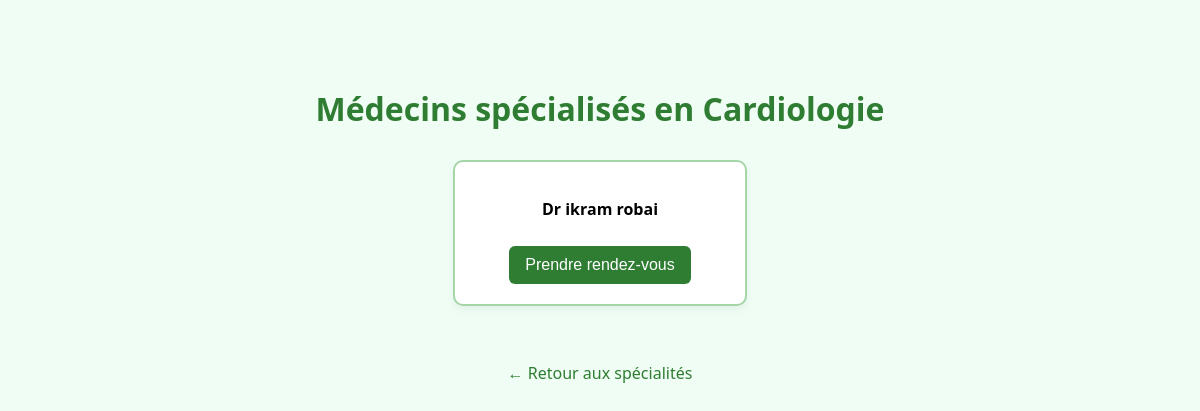
Page /core/medecins/specialite/Cardiologie/ on the committed database.
### core/models.py (models this page shows, shortened)
class Utilisateur(AbstractUser):
    telephone = models.CharField(max_length=20)
    adresse = models.CharField(max_length=255)
    cin = models.CharField(max_length=20)
    ville = models.CharField(max_length=100)
    genre = models.CharField(max_length=1, choices=GENRE_CHOICES)

class Medecin(Utilisateur):
    specialite = models.CharField(max_length=100)
    class Meta:
        verbose_name = "Médecin"
        verbose_name_plural = "Médecins"

class Utilisateur(AbstractUser):
    telephone = models.CharField(max_length=20)
    adresse = models.CharField(max_length=255)
    cin = models.CharField(max_length=20)
    ville = models.CharField(max_length=100)
    genre = models.CharField(max_length=1, choices=GENRE_CHOICES)

### core/views.py (the view)
# urls.py: path('medecins/specialite/<str:specialite>/', views.medecins_par_specialite, name='medecins_par_specialite'),
def medecins_par_specialite(request, specialite):
    medecins = Medecin.objects.filter(specialite=specialite)
    return render(request, 'core/filtre_par_specialite.html', {
        'specialite': specialite,
        'medecins': medecins
    })

### core/templates/core/filtre_par_specialite.html (shortened to what this page needs)
<div class="container">
  <h2>Médecins spécialisés en {{ specialite }}</h2>
  {% if medecins %}
    <div class="medecin-grid">
      {% for medecin in medecins %}
        <form method="get" action="{% url 'prendre_rendez_vous' medecin.id %}">
          <div class="medecin-card">
            <p><strong>Dr {{ medecin.first_name }} {{ medecin.last_name }}</strong></p>
            <button type="submit">Prendre rendez-vous</button>
          </div>
        </form>
      {% endfor %}
    </div>
  {% else %}
    <p class="no-medecin">Aucun médecin trouvé pour cette spécialité.</p>
  {% endif %}
  <a href="{% url 'specialites' %}" class="back-link">← Retour aux spécialités</a>
</div>

### core/templates/core/filtre_par_specialite.html (style rules this page uses)
.container { max-width: 1000px; margin: 40px auto; padding: 20px; text-align: center; }
h2 { font-size: 32px; color: #2e7d32; margin-bottom: 30px; }
.medecin-grid { display: flex; flex-wrap: wrap; justify-content: center; gap: 20px; }
.medecin-card { background-color: white; border: 2px solid #a5d6a7; border-radius: 10px; padding: 20px; min-width: 250px; box-shadow: 0 4px 8px rgba(0,0,0,0.05); transition: transform 0.3s ease, background-color 0.3s ease; }
.medecin-card button { margin-top: 10px; background-color: #2e7d32; color: white; border: none; padding: 10px 16px; border-radius: 6px; font-size: 16px; cursor: pointer; transition: background-color 0.3s ease; }
.back-link { display: inline-block; margin-top: 40px; font-size: 16px; color: #2e7d32; text-decoration: none; transition: color 0.3s; }

### rows in the picture
Medecin: specialite "Cardiologie", first_name "ikram", last_name "robai"
